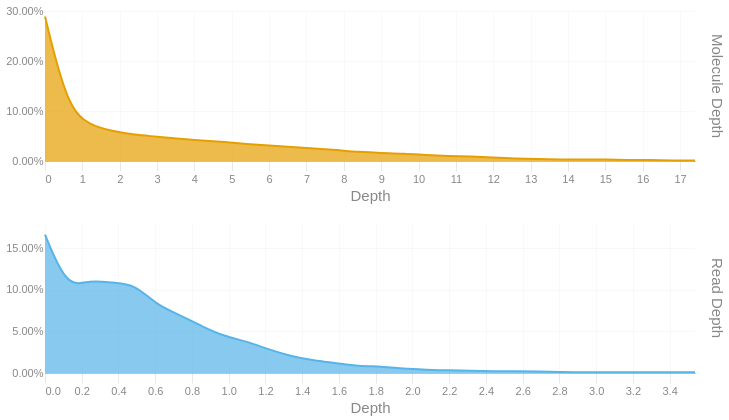

Notebook cell for this chart:
### Code cell
readdep = depth_hist(tb['Read Depth'], q99, 3)
readdep = readdep.with_columns(pl.lit('Read Depth').alias('Metric'))
if not SKIPLR:
    moldep = depth_hist(tb['Molecule Depth'], mol_q99, 1)
    moldep = moldep.with_columns(pl.lit('Molecule Depth').alias('Metric'))
    _hist = pl.concat([readdep, moldep])
    _hist = _hist.filter(pl.col('Proportion') != 0)
    with SafeRender(_hist):
        (
            alt.Chart(_hist)        
            .mark_area(interpolate = "basis")
            .encode(
                x=alt.X('Bin:Q').scale(domainMin=0).axis(alt.Axis(title='Depth')),
                y = alt.Y('Proportion:Q', title = None).axis(format = '.2%'),
                color = alt.Color('Metric:N').legend(None),
                row = alt.Row("Metric:N").header(title = None, labelOrient = 'right'),
                tooltip = [
                    alt.Tooltip("Metric:N", title = "Metric"),
                    alt.Tooltip('Interval:N', title = "Depth Interval"),
                    alt.Tooltip('Proportion:Q', title = "% Alignments").format('.2%')
                ]
            )
            .resolve_scale(x='independent', y='independent')
            .properties(
                height = 150, width = 650,
                usermeta={'embedOptions': {'downloadFileName': f'{samplename}.depth.hist'}}
            )
        ).display()
else:
    readdep = readdep.filter(pl.col('Proportion') != 0)
    with SafeRender(readdep):
        (
            alt.Chart(readdep)        
            .mark_area(interpolate = "basis")
            .encode(
                x=alt.X('Bin:Q').scale(domainMin=0).axis(alt.Axis(title='Depth')),
                y = alt.Y('Proportion:Q', title = None).axis(format = '.2%'),
                tooltip = [
                    alt.Tooltip('Interval:N', title = "Depth Interval"),
                    alt.Tooltip('Proportion:Q', title = "% Alignments").format('.2%')
                ]
            )
            .properties(
                usermeta={'embedOptions': {'downloadFileName': f'{samplename}.depth.hist'}}
            )
        ).display()

### Figure 1 — Vega-Lite specification as saved in the notebook (floating-point values rounded to 4 significant figures)
{"width": 650, "height": 150, "config": {"title": {"anchor": "start", "dy": -15, "fontSize": 18, "color": "#888888", "subtitleColor": "#888888", "subtitleFontSize": 14}, "arc": {"fill": "#0072B2"}, "axis": {"domainColor": "#888888", "domainWidth": 0.5, "gridWidth": 0.2, "grid": false, "titleFontWeight": 400, "titleFontSize": 15, "labelFontSize": 11, "labelColor": "#888888", "tickColor": "#888888", "tickWidth": 0.2, "titleColor": "#888888"}, "axisBand": {"grid": false}, "axisX": {"grid": true, "tickSize": 10, "domainCap": "round"}, "axisY": {"domain": false, "grid": true, "tickSize": 0, "domainCap": "round"}, "background": "transparent", "header": {"labelFontSize": 15, "labelColor": "#888888", "titleFontSize": 15, "titleFontWeight": 600, "titleColor": "#888888"}, "legend": {"labelFont": "sans-serif", "labelFontSize": 12, "labelColor": "#888888", "symbolSize": 100, "symbolType": "circle", "titleFontSize": 12, "titlePadding": 10, "titleColor": "#888888", "title": null}, "range": {"category": ["#E69F00", "#56B4E9", "#009E73", "#F0E442", "#0072B2", "#D55E00", "#CC79A7", "#000000"], "diverging": ["#cfe8f3", "#a2d4ec", "#73bfe2", "#46abdb", "#1696d2", "#12719e"]}, "area": {"fill": "#0072B2", "fillOpacity": 0.7, "line": true, "strokeOpacity": 0.7}, "line": {"color": "#0072B2", "stroke": "#0072B2", "strokeWidth": 2}, "trail": {"color": "#0072B2", "stroke": "#0072B2", "strokeWidth": 0, "size": 1}, "point": {"filled": true, "fillOpacity": 1.0, "size": 95}, "text": {"color": "#888888", "fontSize": 11, "align": "right", "fontWeight": 400, "size": 11}, "bar": {"fill": "#0072B2", "stroke": null}, "view": {"stroke": null, "continuousWidth": 660, "continuousHeight": 400}}, "data": {"name": "data-147692b6353d192855537653bcb2b931"}, "mark": {"type": "area", "interpolate": "basis"}, "encoding": {"color": {"field": "Metric", "legend": null, "type": "nominal"}, "row": {"field": "Metric", "header": {"title": null, "labelOrient": "right"}, "type": "nominal"}, "tooltip": [{"field": "Metric", "title": "Metric", "type": "nominal"}, {"field": "Interval", "title": "Depth Interval", "type": "nominal"}, {"field": "Proportion", "format": ".2%", "title": "% Alignments", "type": "quantitative"}], "x": {"axis": {"title": "Depth"}, "field": "Bin", "scale": {"domainMin": 0}, "type": "quantitative"}, "y": {"axis": {"format": ".2%"}, "field": "Proportion", "title": null, "type": "quantitative"}}, "resolve": {"scale": {"x": "independent", "y": "independent"}}, "usermeta": {"embedOptions": {"downloadFileName": "TF26LRJL0060_50B_H_10484332_23Y22YLT4_L7.depth.hist"}}, "$schema": "https://vega.github.io/schema/vega-lite/v6.4.1.json", "datasets": {"data-147692b6353d192855537653bcb2b931": [{"Bin": 0.0, "Interval": "0.0-0.122", "Proportion": 0.166, "Metric": "Read Depth"}, {"Bin": 0.122, "Interval": "0.122-0.244", "Proportion": 0.101, "Metric": "Read Depth"}, {"Bin": 0.244, "Interval": "0.244-0.366", "Proportion": 0.112, "Metric": "Read Depth"}, {"Bin": 0.366, "Interval": "0.366-0.488", "Proportion": 0.108, "Metric": "Read Depth"}, {"Bin": 0.488, "Interval": "0.488-0.61", "Proportion": 0.107, "Metric": "Read Depth"}, {"Bin": 0.61, "Interval": "0.61-0.732", "Proportion": 0.081, "Metric": "Read Depth"}, {"Bin": 0.732, "Interval": "0.732-0.854", "Proportion": 0.07, "Metric": "Read Depth"}, {"Bin": 0.854, "Interval": "0.854-0.976", "Proportion": 0.056, "Metric": "Read Depth"}, {"Bin": 0.976, "Interval": "0.976-1.098", "Proportion": 0.044, "Metric": "Read Depth"}, {"Bin": 1.098, "Interval": "1.098-1.22", "Proportion": 0.038, "Metric": "Read Depth"}, {"Bin": 1.22, "Interval": "1.22-1.342", "Proportion": 0.028, "Metric": "Read Depth"}, {"Bin": 1.342, "Interval": "1.342-1.464", "Proportion": 0.02, "Metric": "Read Depth"}, {"Bin": 1.464, "Interval": "1.464-1.586", "Proportion": 0.015, "Metric": "Read Depth"}, {"Bin": 1.586, "Interval": "1.586-1.708", "Proportion": 0.012, "Metric": "Read Depth"}, {"Bin": 1.708, "Interval": "1.708-1.83", "Proportion": 0.008, "Metric": "Read Depth"}, {"Bin": 1.83, "Interval": "1.83-1.952", "Proportion": 0.008, "Metric": "Read Depth"}, {"Bin": 1.952, "Interval": "1.952-2.074", "Proportion": 0.005, "Metric": "Read Depth"}, {"Bin": 2.074, "Interval": "2.074-2.196", "Proportion": 0.004, "Metric": "Read Depth"}, {"Bin": 2.196, "Interval": "2.196-2.318", "Proportion": 0.003, "Metric": "Read Depth"}, {"Bin": 2.318, "Interval": "2.318-2.44", "Proportion": 0.003, "Metric": "Read Depth"}, {"Bin": 2.44, "Interval": "2.44-2.562", "Proportion": 0.002, "Metric": "Read Depth"}, {"Bin": 2.562, "Interval": "2.562-2.684", "Proportion": 0.002, "Metric": "Read Depth"}, {"Bin": 2.684, "Interval": "2.684-2.806", "Proportion": 0.002, "Metric": "Read Depth"}, {"Bin": 2.806, "Interval": "2.806-2.928", "Proportion": 0.001, "Metric": "Read Depth"}, {"Bin": 2.928, "Interval": "2.928-3.05", "Proportion": 0.001, "Metric": "Read Depth"}, {"Bin": 3.05, "Interval": "3.05-3.172", "Proportion": 0.001, "Metric": "Read Depth"}, {"Bin": 3.172, "Interval": "3.172-3.294", "Proportion": 0.001, "Metric": "Read Depth"}, {"Bin": 3.294, "Interval": "3.294-3.416", "Proportion": 0.001, "Metric": "Read Depth"}, {"Bin": 3.416, "Interval": "3.416-3.538", "Proportion": 0.001, "Metric": "Read Depth"}, {"Bin": 3.538, "Interval": "3.538-3.66", "Proportion": 0.001, "Metric": "Read Depth"}, {"Bin": 0.0, "Interval": "0.0-0.6", "Proportion": 0.289, "Metric": "Molecule Depth"}, {"Bin": 0.6, "Interval": "0.6-1.2", "Proportion": 0.107, "Metric": "Molecule Depth"}, {"Bin": 1.2, "Interval": "1.2-1.8", "Proportion": 0.071, "Metric": "Molecule Depth"}, {"Bin": 1.8, "Interval": "1.8-2.4", "Proportion": 0.06, "Metric": "Molecule Depth"}, {"Bin": 2.4, "Interval": "2.4-3.0", "Proportion": 0.052, "Metric": "Molecule Depth"}, {"Bin": 3.0, "Interval": "3.0-3.6", "Proportion": 0.049, "Metric": "Molecule Depth"}, {"Bin": 3.6, "Interval": "3.6-4.2", "Proportion": 0.044, "Metric": "Molecule Depth"}, {"Bin": 4.2, "Interval": "4.2-4.8", "Proportion": 0.041, "Metric": "Molecule Depth"}, {"Bin": 4.8, "Interval": "4.8-5.4", "Proportion": 0.038, "Metric": "Molecule Depth"}, {"Bin": 5.4, "Interval": "5.4-6.0", "Proportion": 0.034, "Metric": "Molecule Depth"}, {"Bin": 6.0, "Interval": "6.0-6.6", "Proportion": 0.031, "Metric": "Molecule Depth"}, {"Bin": 6.6, "Interval": "6.6-7.2", "Proportion": 0.028, "Metric": "Molecule Depth"}, {"Bin": 7.2, "Interval": "7.2-7.8", "Proportion": 0.025, "Metric": "Molecule Depth"}, {"Bin": 7.8, "Interval": "7.8-8.4", "Proportion": 0.022, "Metric": "Molecule Depth"}, {"Bin": 8.4, "Interval": "8.4-9.0", "Proportion": 0.018, "Metric": "Molecule Depth"}, {"Bin": 9.0, "Interval": "9.0-9.6", "Proportion": 0.016, "Metric": "Molecule Depth"}, {"Bin": 9.6, "Interval": "9.6-10.2", "Proportion": 0.015, "Metric": "Molecule Depth"}, {"Bin": 10.2, "Interval": "10.2-10.8", "Proportion": 0.012, "Metric": "Molecule Depth"}, {"Bin": 10.8, "Interval": "10.8-11.4", "Proportion": 0.01, "Metric": "Molecule Depth"}, {"Bin": 11.4, "Interval": "11.4-12.0", "Proportion": 0.009, "Metric": "Molecule Depth"}, {"Bin": 12.0, "Interval": "12.0-12.6", "Proportion": 0.007, "Metric": "Molecule Depth"}, {"Bin": 12.6, "Interval": "12.6-13.2", "Proportion": 0.005, "Metric": "Molecule Depth"}, {"Bin": 13.2, "Interval": "13.2-13.8", "Proportion": 0.004, "Metric": "Molecule Depth"}, {"Bin": 13.8, "Interval": "13.8-14.4", "Proportion": 0.003, "Metric": "Molecule Depth"}, {"Bin": 14.4, "Interval": "14.4-15.0", "Proportion": 0.003, "Metric": "Molecule Depth"}, {"Bin": 15.0, "Interval": "15.0-15.6", "Proportion": 0.003, "Metric": "Molecule Depth"}, {"Bin": 15.6, "Interval": "15.6-16.2", "Proportion": 0.002, "Metric": "Molecule Depth"}, {"Bin": 16.2, "Interval": "16.2-16.8", "Proportion": 0.002, "Metric": "Molecule Depth"}, {"Bin": 16.8, "Interval": "16.8-17.4", "Proportion": 0.001, "Metric": "Molecule Depth"}, {"Bin": 17.4, "Interval": "17.4-18.01", "Proportion": 0.001, "Metric": "Molecule Depth"}]}}
